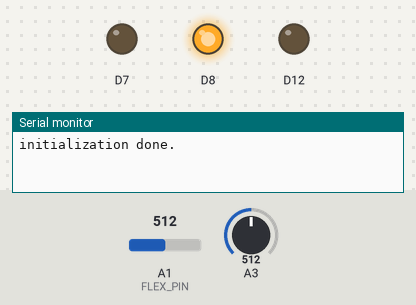
Bench run of a sketch on a simulated Arduino Zero (SAMD21). Parts: output pins drawn as LEDs (lit = HIGH), the last lines printed to the serial monitor. Inputs (shaded band) come from the test bench; at power-on: A1 (FLEX_PIN) = 512, A3 = 512. Storage starts empty.

Above: at 0.1 s.
At 2.3 s:
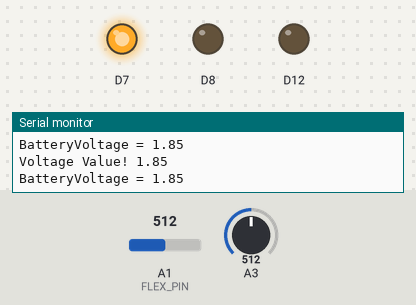
2.4 s: A1 (FLEX_PIN) set to 716
3.9 s: A1 (FLEX_PIN) set to 0
Timing chart, 0 to 6.9 s (numbered marks = the images above; inputs shaded):
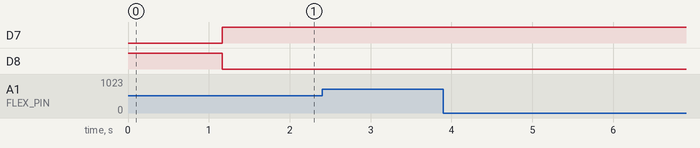

The sketch:

flex_sensor1.ino
```cpp
/*sketch stores voltages and logs time as flex sensor is bent.
Sketch considers event to be anytime voltage is different from resting voltage.
Sketch logs running timer and voltage values on raw data file only when event is occurring (so it doesn't log all data),
and times of each event on separate event file.
Outputs: resting.txt --> resting voltage value
         raw_data.txt --> elapsed time and voltages for each event
         events.txt --> Time of each finger event
*/
#include <ArduinoSTL.h>
#include <SPI.h>
#include <SD.h>

//
#if defined(ARDUINO_SAMD_ZERO) && defined(SERIAL_PORT_USBVIRTUAL)
  // Required for Serial on Zero based boards
  #define Serial SERIAL_PORT_USBVIRTUAL
#endif
//
////declare files
File raw_data_file;
File finger_events_file;
File resting_voltage_file;

//declare variables

// Define the number of samples to keep track of. The higher the number, the
// more the readings will be smoothed, but the slower the output will respond to
// the input. Using a constant rather than a normal variable lets us use this
// value to determine the size of the readings array.
const int numReadings = 10;

int readings[numReadings];      // the readings from the analog input
int readIndex = 0;              // the index of the current reading
int total = 0;                  // the running total
int average = 0;                // the average

//Voltage values
float resting_flexV;
float flexV;

const int chipSelect = 10;
const int FLEX_PIN = A1; // Pin connected to voltage divider output

// Measure the voltage at 5V and the actual resistance of your
// 47k resistor, and enter them below:
const float VCC = 3.7; // Measured voltage of Ardunio 5V line
const float R_DIV = 9750.0; // Measured resistance of 3.3k resistor


//time variables
unsigned long start;
unsigned long finish;
unsigned long elapsed_time;
float event_time;

std::vector<std::pair<unsigned long, float>> data_vector; //create a vector of pairs to store time and voltage

void setup() {
  //Battery Monitor
  pinMode(8,OUTPUT);
  pinMode(7,OUTPUT);
  pinMode(12,OUTPUT);

  digitalWrite(8,HIGH);
  // Open serial communications and wait for port to open:
  Serial.begin(9600);
  while (!Serial) {
    ; // wait for serial port to connect. Needed for native USB port only
  }
  pinMode(FLEX_PIN, INPUT);

  if (!SD.begin(10)) {
    Serial.println("initialization failed!");
    return;
  }
  Serial.println("initialization done.");

  for (int thisReading = 0; thisReading < numReadings; thisReading++) {
    readings[thisReading] = 0;
  }

  raw_data_file = SD.open("raw_data.txt", FILE_WRITE);
  raw_data_file.println("Time (ms)\tVoltage (V)");

  finger_events_file = SD.open("events.txt", FILE_WRITE);
  finger_events_file.println("Time (sec)");

//Use smoothing to get resting voltage value
    for (int i=0; i<1000; i++) {
    // subtract the last reading:
    total = total - readings[readIndex];
    // read from the sensor:
    readings[readIndex] = analogRead(FLEX_PIN);
    // add the reading to the total:
    total = total + readings[readIndex];
    // advance to the next position in the array:
    readIndex = readIndex + 1;

    // if we're at the end of the array...
    if (readIndex >= numReadings) {
      // ...wrap around to the beginning:
      readIndex = 0;
    }

    // calculate the average:
    average = total / numReadings;
    // send it to the computer as ASCII digits

    delay(1);        // delay in between reads for stability
  }

  resting_flexV = average * VCC/ 1023.0;  //Calculate voltage at resting position

  resting_voltage_file = SD.open("resting.txt", FILE_WRITE);
  resting_voltage_file.println(resting_flexV); //Stores the resting voltage value onto a txt file

  raw_data_file.close();
  finger_events_file.close();
  resting_voltage_file.close();

  Serial.println("Resting voltage: " + String(resting_flexV));
}

void loop() {

  float batterylevel = analogRead(A3);
  SerialUSB.print("BatteryVoltage = ");
  SerialUSB.println(batterylevel*VCC/1023);
  if ((batterylevel*VCC/1023) < VCC) {
    digitalWrite(8,LOW);
    digitalWrite(7,HIGH);
  }
  else {
    digitalWrite(8,HIGH);
    digitalWrite(7,LOW);
  }

  // Read the ADC, and calculate voltage and resistance from it
  delay(15);

  ///Calculate moving average
  for (int i=0; i<10; i++) {
    // subtract the last reading:
    total = total - readings[readIndex];
    // read from the sensor:
    readings[readIndex] = analogRead(FLEX_PIN);
    // add the reading to the total:
    total = total + readings[readIndex];
    // advance to the next position in the array:
    readIndex = readIndex + 1;

    // if we're at the end of the array...
    if (readIndex >= numReadings) {
      // ...wrap around to the beginning:
      readIndex = 0;
    }

    // calculate the average:
    average = total / numReadings;
    // send it to the computer as ASCII digits

    delay(1);        // delay in between reads for stability
  }

  flexV = average * VCC / 1023.0; //calculate voltage
  Serial.println("Voltage Value! " + String(flexV));
  start = millis();  //start time for event

  raw_data_file = SD.open("raw_data.txt", FILE_WRITE);
  //everytime flex sensor voltage is not equal to resting voltage, then record time this takes place for with corresponding voltages and store values on SD card
  while (flexV != resting_flexV) {
        ///Calculate moving average
    for (int i=0; i<10; i++) {
      // subtract the last reading:
      total = total - readings[readIndex];
      // read from the sensor:
    //   int flexADC = analogRead(FLEX_PIN); // Reads the voltage at pin A0 (Vout) and stores that in flexADC
      readings[readIndex] = analogRead(FLEX_PIN);
      // add the reading to the total:
      total = total + readings[readIndex];
      // advance to the next position in the array:
      readIndex = readIndex + 1;

      // if we're at the end of the array...
      if (readIndex >= numReadings) {
        // ...wrap around to the beginning:
        readIndex = 0;
      }

      // calculate the average:
      average = total / numReadings;
      // send it to the computer as ASCII digits

      delay(1);        // delay in between reads for stability
    }

    flexV = average * VCC / 1023.0; //calculate voltage
    Serial.println("VOLTAGE " + String(flexV));

    finish = millis();  //end time

    elapsed_time = finish-start;  //Elapsed time of event. For every new event, this value starts over from 0

    //Create a vector that stores time and voltages together

    data_vector.push_back(std::make_pair(elapsed_time,flexV));
    Serial.println("Time: " + String(elapsed_time) + "  Voltage: " + String(flexV));
    Serial.println(data_vector.size());
    float flexR = R_DIV * (VCC / flexV - 1.0);
    Serial.println("Resistance: " + String(flexR) + " ohms");

    //write values to sd card if memory reaches certain capacity
    //if number of values in array >= some number (2400), then empty/overwrite vector
    if (data_vector.size() >= 2400) {
      for (const auto& p : data_vector) {
        Serial.println(String(p.first) + "\t" + String(p.second));
        raw_data_file.println(String(p.first) + "\t" + String(p.second));
        raw_data_file.flush();
      }
      data_vector.clear();
    }
    delay(15); //measure data at intervals of 25 milliseconds
  }

//Once you exit while loop, unload remaining contents of data vector to text file and add a newline for the next event

  if (data_vector.size() >= 1) {
    for (const auto& p : data_vector) {
      raw_data_file.println(String(p.first) + "\t" + String(p.second));
    }
    raw_data_file.println('\n');
    data_vector.clear();

  //record total time of finger movement
    finger_events_file = SD.open("events.txt", FILE_WRITE);
    event_time = data_vector.back().first/1000.0;
    finger_events_file.println(event_time,3);
    Serial.println("Time of event " + String(event_time));
    finger_events_file.close();

  }
  raw_data_file.close();
}
```
